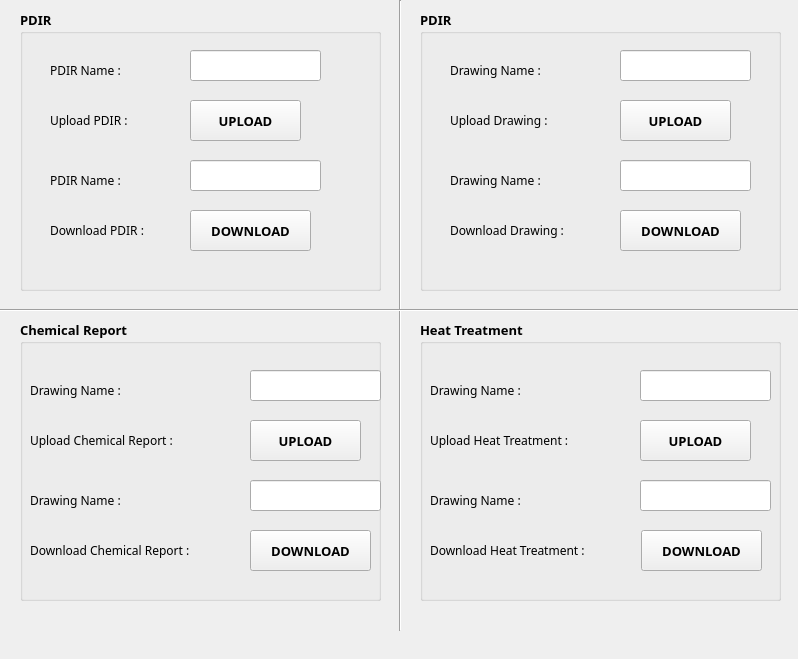
<?xml version="1.0" encoding="UTF-8"?>
<ui version="4.0">
 <class>PDIR</class>
 <widget class="QMainWindow" name="PDIR">
  <property name="geometry">
   <rect>
    <x>0</x>
    <y>0</y>
    <width>798</width>
    <height>659</height>
   </rect>
  </property>
  <property name="minimumSize">
   <size>
    <width>798</width>
    <height>659</height>
   </size>
  </property>
  <property name="maximumSize">
   <size>
    <width>798</width>
    <height>659</height>
   </size>
  </property>
  <property name="cursor">
   <cursorShape>ArrowCursor</cursorShape>
  </property>
  <property name="mouseTracking">
   <bool>true</bool>
  </property>
  <widget class="QWidget" name="centralwidget">
   <widget class="Line" name="line">
    <property name="geometry">
     <rect>
      <x>-3</x>
      <y>0</y>
      <width>801</width>
      <height>621</height>
     </rect>
    </property>
    <property name="orientation">
     <enum>Qt::Horizontal</enum>
    </property>
   </widget>
   <widget class="Line" name="line_2">
    <property name="geometry">
     <rect>
      <x>0</x>
      <y>0</y>
      <width>801</width>
      <height>631</height>
     </rect>
    </property>
    <property name="font">
     <font>
      <family>MS Reference Sans Serif</family>
      <pointsize>10</pointsize>
     </font>
    </property>
    <property name="orientation">
     <enum>Qt::Vertical</enum>
    </property>
   </widget>
   <widget class="QGroupBox" name="groupBox">
    <property name="geometry">
     <rect>
      <x>20</x>
      <y>10</y>
      <width>361</width>
      <height>281</height>
     </rect>
    </property>
    <property name="font">
     <font>
      <family>MS Reference Sans Serif</family>
      <pointsize>10</pointsize>
      <weight>75</weight>
      <bold>true</bold>
     </font>
    </property>
    <property name="title">
     <string>PDIR</string>
    </property>
    <widget class="QPushButton" name="pushButton">
     <property name="geometry">
      <rect>
       <x>170</x>
       <y>90</y>
       <width>111</width>
       <height>41</height>
      </rect>
     </property>
     <property name="text">
      <string>UPLOAD</string>
     </property>
    </widget>
    <widget class="QLabel" name="label">
     <property name="geometry">
      <rect>
       <x>30</x>
       <y>90</y>
       <width>111</width>
       <height>41</height>
      </rect>
     </property>
     <property name="font">
      <font>
       <pointsize>9</pointsize>
       <weight>50</weight>
       <bold>false</bold>
      </font>
     </property>
     <property name="text">
      <string>Upload PDIR :</string>
     </property>
    </widget>
    <widget class="QLabel" name="label_5">
     <property name="geometry">
      <rect>
       <x>30</x>
       <y>200</y>
       <width>141</width>
       <height>41</height>
      </rect>
     </property>
     <property name="font">
      <font>
       <pointsize>9</pointsize>
       <weight>50</weight>
       <bold>false</bold>
      </font>
     </property>
     <property name="text">
      <string>Download PDIR :</string>
     </property>
    </widget>
    <widget class="QPushButton" name="pushButton_5">
     <property name="geometry">
      <rect>
       <x>170</x>
       <y>200</y>
       <width>121</width>
       <height>41</height>
      </rect>
     </property>
     <property name="text">
      <string>DOWNLOAD</string>
     </property>
    </widget>
    <widget class="QLabel" name="label_10">
     <property name="geometry">
      <rect>
       <x>30</x>
       <y>40</y>
       <width>111</width>
       <height>41</height>
      </rect>
     </property>
     <property name="font">
      <font>
       <pointsize>9</pointsize>
       <weight>50</weight>
       <bold>false</bold>
      </font>
     </property>
     <property name="text">
      <string>PDIR Name :</string>
     </property>
    </widget>
    <widget class="QLineEdit" name="lineEdit">
     <property name="geometry">
      <rect>
       <x>170</x>
       <y>40</y>
       <width>131</width>
       <height>31</height>
      </rect>
     </property>
    </widget>
    <widget class="QLineEdit" name="lineEdit_2">
     <property name="geometry">
      <rect>
       <x>170</x>
       <y>150</y>
       <width>131</width>
       <height>31</height>
      </rect>
     </property>
    </widget>
    <widget class="QLabel" name="label_11">
     <property name="geometry">
      <rect>
       <x>30</x>
       <y>150</y>
       <width>111</width>
       <height>41</height>
      </rect>
     </property>
     <property name="font">
      <font>
       <pointsize>9</pointsize>
       <weight>50</weight>
       <bold>false</bold>
      </font>
     </property>
     <property name="text">
      <string>PDIR Name :</string>
     </property>
    </widget>
   </widget>
   <widget class="QGroupBox" name="groupBox_2">
    <property name="geometry">
     <rect>
      <x>420</x>
      <y>10</y>
      <width>361</width>
      <height>281</height>
     </rect>
    </property>
    <property name="font">
     <font>
      <family>MS Reference Sans Serif</family>
      <pointsize>10</pointsize>
      <weight>75</weight>
      <bold>true</bold>
     </font>
    </property>
    <property name="title">
     <string>PDIR</string>
    </property>
    <widget class="QPushButton" name="pushButton_2">
     <property name="geometry">
      <rect>
       <x>200</x>
       <y>90</y>
       <width>111</width>
       <height>41</height>
      </rect>
     </property>
     <property name="text">
      <string>UPLOAD</string>
     </property>
    </widget>
    <widget class="QLabel" name="label_2">
     <property name="geometry">
      <rect>
       <x>30</x>
       <y>90</y>
       <width>141</width>
       <height>41</height>
      </rect>
     </property>
     <property name="font">
      <font>
       <pointsize>9</pointsize>
       <weight>50</weight>
       <bold>false</bold>
      </font>
     </property>
     <property name="text">
      <string>Upload Drawing :</string>
     </property>
    </widget>
    <widget class="QLabel" name="label_6">
     <property name="geometry">
      <rect>
       <x>30</x>
       <y>200</y>
       <width>171</width>
       <height>41</height>
      </rect>
     </property>
     <property name="font">
      <font>
       <pointsize>9</pointsize>
       <weight>50</weight>
       <bold>false</bold>
      </font>
     </property>
     <property name="text">
      <string>Download Drawing :</string>
     </property>
    </widget>
    <widget class="QPushButton" name="pushButton_6">
     <property name="geometry">
      <rect>
       <x>200</x>
       <y>200</y>
       <width>121</width>
       <height>41</height>
      </rect>
     </property>
     <property name="text">
      <string>DOWNLOAD</string>
     </property>
    </widget>
    <widget class="QLabel" name="label_9">
     <property name="geometry">
      <rect>
       <x>30</x>
       <y>40</y>
       <width>141</width>
       <height>41</height>
      </rect>
     </property>
     <property name="font">
      <font>
       <pointsize>9</pointsize>
       <weight>50</weight>
       <bold>false</bold>
      </font>
     </property>
     <property name="text">
      <string>Drawing Name :</string>
     </property>
    </widget>
    <widget class="QLineEdit" name="lineEdit_3">
     <property name="geometry">
      <rect>
       <x>200</x>
       <y>40</y>
       <width>131</width>
       <height>31</height>
      </rect>
     </property>
    </widget>
    <widget class="QLineEdit" name="lineEdit_4">
     <property name="geometry">
      <rect>
       <x>200</x>
       <y>150</y>
       <width>131</width>
       <height>31</height>
      </rect>
     </property>
    </widget>
    <widget class="QLabel" name="label_12">
     <property name="geometry">
      <rect>
       <x>30</x>
       <y>150</y>
       <width>141</width>
       <height>41</height>
      </rect>
     </property>
     <property name="font">
      <font>
       <pointsize>9</pointsize>
       <weight>50</weight>
       <bold>false</bold>
      </font>
     </property>
     <property name="text">
      <string>Drawing Name :</string>
     </property>
    </widget>
   </widget>
   <widget class="QGroupBox" name="groupBox_3">
    <property name="geometry">
     <rect>
      <x>20</x>
      <y>320</y>
      <width>361</width>
      <height>281</height>
     </rect>
    </property>
    <property name="font">
     <font>
      <family>MS Reference Sans Serif</family>
      <pointsize>10</pointsize>
      <weight>75</weight>
      <bold>true</bold>
     </font>
    </property>
    <property name="title">
     <string>Chemical Report</string>
    </property>
    <widget class="QPushButton" name="pushButton_3">
     <property name="geometry">
      <rect>
       <x>230</x>
       <y>100</y>
       <width>111</width>
       <height>41</height>
      </rect>
     </property>
     <property name="text">
      <string>UPLOAD</string>
     </property>
    </widget>
    <widget class="QLabel" name="label_3">
     <property name="geometry">
      <rect>
       <x>10</x>
       <y>100</y>
       <width>201</width>
       <height>41</height>
      </rect>
     </property>
     <property name="font">
      <font>
       <pointsize>9</pointsize>
       <weight>50</weight>
       <bold>false</bold>
      </font>
     </property>
     <property name="text">
      <string>Upload Chemical Report :</string>
     </property>
    </widget>
    <widget class="QLabel" name="label_7">
     <property name="geometry">
      <rect>
       <x>10</x>
       <y>210</y>
       <width>221</width>
       <height>41</height>
      </rect>
     </property>
     <property name="font">
      <font>
       <pointsize>9</pointsize>
       <weight>50</weight>
       <bold>false</bold>
      </font>
     </property>
     <property name="text">
      <string>Download Chemical Report :</string>
     </property>
    </widget>
    <widget class="QPushButton" name="pushButton_7">
     <property name="geometry">
      <rect>
       <x>230</x>
       <y>210</y>
       <width>121</width>
       <height>41</height>
      </rect>
     </property>
     <property name="text">
      <string>DOWNLOAD</string>
     </property>
    </widget>
    <widget class="QLineEdit" name="lineEdit_5">
     <property name="geometry">
      <rect>
       <x>230</x>
       <y>50</y>
       <width>131</width>
       <height>31</height>
      </rect>
     </property>
    </widget>
    <widget class="QLabel" name="label_13">
     <property name="geometry">
      <rect>
       <x>10</x>
       <y>50</y>
       <width>151</width>
       <height>41</height>
      </rect>
     </property>
     <property name="font">
      <font>
       <pointsize>9</pointsize>
       <weight>50</weight>
       <bold>false</bold>
      </font>
     </property>
     <property name="text">
      <string>Drawing Name :</string>
     </property>
    </widget>
    <widget class="QLineEdit" name="lineEdit_6">
     <property name="geometry">
      <rect>
       <x>230</x>
       <y>160</y>
       <width>131</width>
       <height>31</height>
      </rect>
     </property>
    </widget>
    <widget class="QLabel" name="label_14">
     <property name="geometry">
      <rect>
       <x>10</x>
       <y>160</y>
       <width>131</width>
       <height>41</height>
      </rect>
     </property>
     <property name="font">
      <font>
       <pointsize>9</pointsize>
       <weight>50</weight>
       <bold>false</bold>
      </font>
     </property>
     <property name="text">
      <string>Drawing Name :</string>
     </property>
    </widget>
   </widget>
   <widget class="QGroupBox" name="groupBox_4">
    <property name="geometry">
     <rect>
      <x>420</x>
      <y>320</y>
      <width>361</width>
      <height>281</height>
     </rect>
    </property>
    <property name="font">
     <font>
      <family>MS Reference Sans Serif</family>
      <pointsize>10</pointsize>
      <weight>75</weight>
      <bold>true</bold>
     </font>
    </property>
    <property name="title">
     <string>Heat Treatment</string>
    </property>
    <widget class="QPushButton" name="pushButton_4">
     <property name="geometry">
      <rect>
       <x>220</x>
       <y>100</y>
       <width>111</width>
       <height>41</height>
      </rect>
     </property>
     <property name="text">
      <string>UPLOAD</string>
     </property>
    </widget>
    <widget class="QLabel" name="label_4">
     <property name="geometry">
      <rect>
       <x>10</x>
       <y>100</y>
       <width>191</width>
       <height>41</height>
      </rect>
     </property>
     <property name="font">
      <font>
       <pointsize>9</pointsize>
       <weight>50</weight>
       <bold>false</bold>
      </font>
     </property>
     <property name="text">
      <string>Upload Heat Treatment :</string>
     </property>
    </widget>
    <widget class="QLabel" name="label_8">
     <property name="geometry">
      <rect>
       <x>10</x>
       <y>210</y>
       <width>211</width>
       <height>41</height>
      </rect>
     </property>
     <property name="font">
      <font>
       <pointsize>9</pointsize>
       <weight>50</weight>
       <bold>false</bold>
      </font>
     </property>
     <property name="text">
      <string>Download Heat Treatment :</string>
     </property>
    </widget>
    <widget class="QPushButton" name="pushButton_8">
     <property name="geometry">
      <rect>
       <x>221</x>
       <y>210</y>
       <width>121</width>
       <height>41</height>
      </rect>
     </property>
     <property name="text">
      <string>DOWNLOAD</string>
     </property>
    </widget>
    <widget class="QLineEdit" name="lineEdit_7">
     <property name="geometry">
      <rect>
       <x>220</x>
       <y>160</y>
       <width>131</width>
       <height>31</height>
      </rect>
     </property>
    </widget>
    <widget class="QLabel" name="label_15">
     <property name="geometry">
      <rect>
       <x>10</x>
       <y>160</y>
       <width>141</width>
       <height>41</height>
      </rect>
     </property>
     <property name="font">
      <font>
       <pointsize>9</pointsize>
       <weight>50</weight>
       <bold>false</bold>
      </font>
     </property>
     <property name="text">
      <string>Drawing Name :</string>
     </property>
    </widget>
    <widget class="QLineEdit" name="lineEdit_8">
     <property name="geometry">
      <rect>
       <x>220</x>
       <y>50</y>
       <width>131</width>
       <height>31</height>
      </rect>
     </property>
    </widget>
    <widget class="QLabel" name="label_16">
     <property name="geometry">
      <rect>
       <x>10</x>
       <y>50</y>
       <width>131</width>
       <height>41</height>
      </rect>
     </property>
     <property name="font">
      <font>
       <pointsize>9</pointsize>
       <weight>50</weight>
       <bold>false</bold>
      </font>
     </property>
     <property name="text">
      <string>Drawing Name :</string>
     </property>
    </widget>
   </widget>
   <zorder>line_2</zorder>
   <zorder>line</zorder>
   <zorder>groupBox</zorder>
   <zorder>groupBox_2</zorder>
   <zorder>groupBox_3</zorder>
   <zorder>groupBox_4</zorder>
  </widget>
 </widget>
 <resources/>
 <connections/>
</ui>
